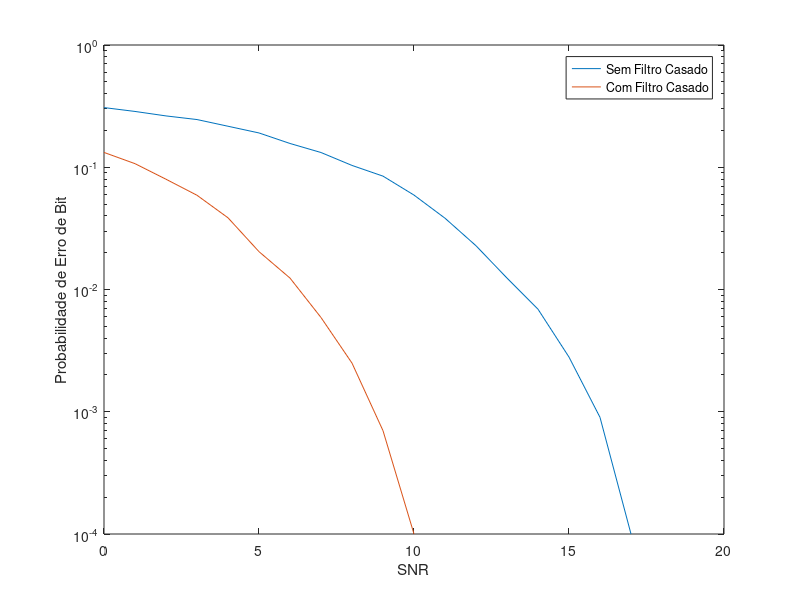

Source code (MATLAB):
close all
clear all
clc

% Sistema 2
% Transmissão utilizando sinalização 
% NRZ unipolar com amplitude de 1V, 
% com e sem filtro casado.

% Niveis de transmissao
M = 2;
% Fator de superamostragem
N = 5; 
% Fator SNR (dB)
SNR_max = 18;
% Taxa de transmissao (bits/s)
Rb = 1e4;
% Periodo da taxa
Tb = 1/Rb;
% Amplitudes
A = 1;
% Limiares
limiar = A/2;
% Frequencia de amostragem
Fs = N*Rb;
% Passo tempo
passo_tempo = 1/(Fs);
% Tempo final 
t_final = 1;
% Eixo tempo
t = [0:passo_tempo:t_final-passo_tempo];

% Informacao
info = randint(1,Rb*t_final);
info_uni_1 = info.*A;

% Filtro formatador
filtro_NRZ = ones(1,N); 

% Superamostragem
info_up_uni_1 = upsample(info_uni_1,N); 

% Filtragem para formatar o sinal
sinal_tx_uni_1 = filter(filtro_NRZ,1,info_up_uni_1);

% Filtro Casado
filtro_casado_rx = fliplr(filtro_NRZ);


for SNR = 0 : SNR_max
    % Canal AWGN para diferentes valores de SNR
    sinal_rx_uni_1 = awgn(sinal_tx_uni_1,SNR);
  
    % Sinal detectado SEM filtro casado
    sinal_det_sem_FC_uni_1 = sinal_rx_uni_1(N/2:N:end);
    
    % Sinal detectado COM filtro casado 
    sinal_rx_filtrado = filter(filtro_casado_rx,1,sinal_rx_uni_1)/N;
    sinal_det_com_FC_uni_1 = sinal_rx_filtrado(N:N:end);
    
    % Estimativa de erro
    info_est_sem_FC_uni_1 = sinal_det_sem_FC_uni_1 > limiar;
    info_est_com_FC_uni_1 = sinal_det_com_FC_uni_1 > limiar;
    
    % Probabilidade de erro 
    Pb_sem_FC_uni_1(SNR+1) = sum(xor(info,info_est_sem_FC_uni_1))/length(info);
    Pb_com_FC_uni_1(SNR+1) = sum(xor(info,info_est_com_FC_uni_1))/length(info);
end

% Plotando BER
figure(1)
semilogy([0:SNR_max],Pb_sem_FC_uni_1);
hold on;
semilogy([0:SNR_max],Pb_com_FC_uni_1);
xlabel('SNR');
ylabel('Probabilidade de Erro de Bit'); 
legend('Sem Filtro Casado','Com Filtro Casado');
